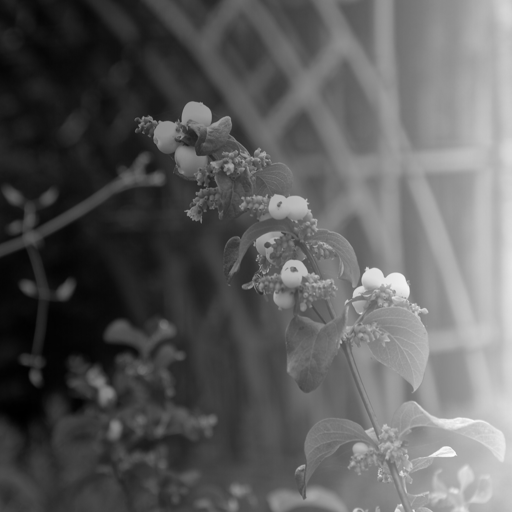
#> input picture clases/Cap08_Segmentación/Notebook/frutos.png, 512 x 512 px
$ jupyter execute EL442_07_TopHat.ipynb   (shell and % lines are left out)
#> lines starting #> are read from the running program, lines starting #| are printed output that depends on the picture; after the words box and inside, x2 and y2 are one past the last pixel; in counts of white or black regions, pixels touching at a corner belong together
[cell 1]
import matplotlib.pyplot as plt
import numpy as np
import cv2

[cell 2]
X = cv2.imread('frutos.png',0)
#> X is the input picture: shape (512, 512); min 0, max 255, mean 92.7
plt.figure(figsize=(10,10))
plt.imshow(X,cmap='gray')
plt.title('original')
plt.show()

[cell 3]
n = 120

Xe = cv2.morphologyEx(X, cv2.MORPH_OPEN, cv2.getStructuringElement(cv2.MORPH_ELLIPSE, (n,n)))
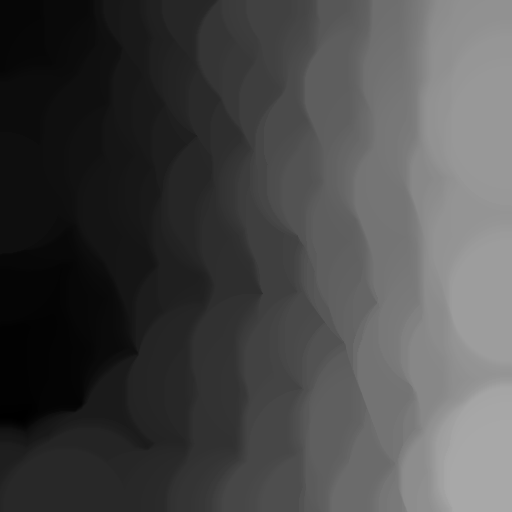
#> Xe: shape (512, 512); min 0, max 168, mean 72.6


plt.figure(figsize=(10,10))
plt.imshow(Xe,cmap='gray')
plt.title('open')
plt.show()

[cell 4]
Xd = X.astype(float) -Xe.astype(float)
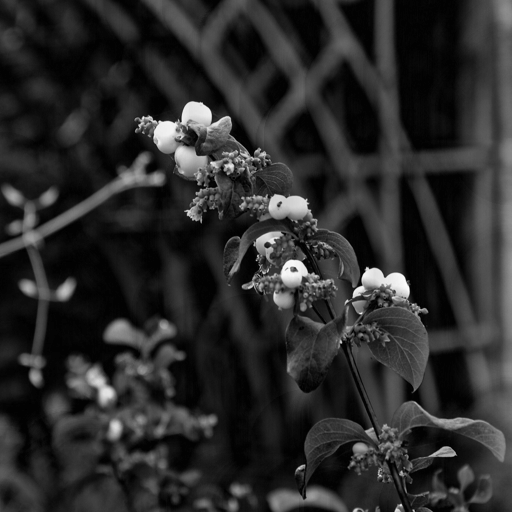
#> Xd: shape (512, 512) float64; min -1, max 123, mean 20.1; drawn with min black and max white
plt.figure(figsize=(10,10))
plt.imshow(Xd,cmap='gray')
plt.title('difference')
plt.show()

[cell 5]
th = 80
D = Xd>th
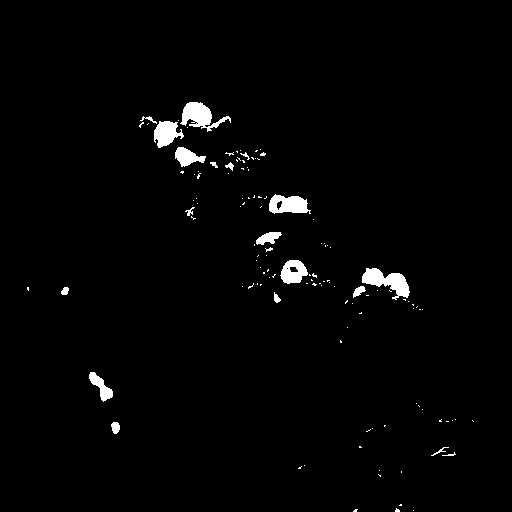
#> D: shape (512, 512) bool; 1.8% white; 123 white regions (104 under 20 px), largest, box (x1, y1, x2, y2) and area: (362, 268, 410, 300) 742, (180, 102, 231, 132) 700, (269, 194, 311, 214) 581
plt.figure(figsize=(10,10))
plt.imshow(D,cmap='gray')
plt.title('detection')
plt.show()

[cell 6]
from skimage import morphology
S = morphology.remove_small_objects(D, min_size=40, connectivity=2)
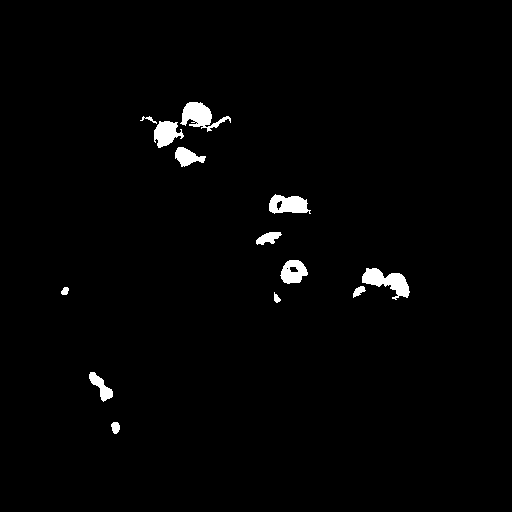
#> S: shape (512, 512) bool; 1.6% white; 13 white regions, largest, box (x1, y1, x2, y2) and area: (362, 268, 410, 300) 742, (180, 102, 231, 132) 700, (269, 194, 311, 214) 581
plt.figure(figsize=(10,10))
plt.imshow(S,cmap='gray')
plt.title('detection')
plt.show()

[cell 7]
from skimage.morphology import binary_dilation
from skimage.segmentation import clear_border


from skimage.color import label2rgb
from skimage.measure import label

def binview(img, mask, color='r', dilate_pixels=1):
    """
    Displays a gray or color image 'img' overlaid by color pixels determined a by binary image 'mask'. It is useful to
    display the edges of an image.

    Args:
        img: gray scale image (X-ray)
        mask: binary image that works as mask
        color: string to define pixel color.
                'r': red (default)
                'g': green
                'b': blue
                'y': yellow
                'c': cyan
                'm': magenta
                'k': black
                'w': white

        dilate_pixels (int): Number of pixels used for dilate the mask.

    Returns:
        img_color (ndarray): output image with a mask overlaid.
    """
#> called with color = 'r', dilate_pixels = 1

    # Defines colors
    # colors = {
    #     'r': np.array([255, 0, 0]),
    #     'g': np.array([0, 255, 0]),
    #     'b': np.array([0, 0, 255]),
    #     'y': np.array([255, 255, 0]),
    #     'c': np.array([0, 255, 255]),
    #     'm': np.array([255, 0, 255]),
    #     'k': np.array([0, 0, 0]),
    #     'w': np.array([255, 255, 255])
    # }
    #
    colors = {
        'r': np.array([1, 0, 0]),
        'g': np.array([0, 1, 0]),
        'b': np.array([0, 0, 1]),
        'y': np.array([1, 1, 0]),
        'c': np.array([0, 1, 1]),
        'm': np.array([1, 0, 1]),
        'k': np.array([0, 0, 0]),
        'w': np.array([1, 1, 1])
    }
    # Create a RGB image from grayscale image.
    img_color = np.dstack((img, img, img))

    # Ensure do not modify the original color image and the mask
    img_color = img_color.copy()

    mask_ = mask.copy()
    # mask_ = dilate(mask_, np.ones((g, g), np.uint8))
    mask_ = binary_dilation(mask_, np.ones((dilate_pixels, dilate_pixels)))

    # Now black-out the area of the mask
    # img_fg = bitwise_and(img, img, mask=mask_)

    # Defines the pixel color used for the mask in the figure.
    cc = colors[color]
    #
    # for i in range(3):
    #     img_color[:, :, i] = cc[i] * img_fg

    # remove artifacts connected to image border
    cleared = clear_border(mask_)
    if np.all(cleared):
        mask_ = cleared

    # label image regions
    label_image = label(mask_)
#> label_image: shape (512, 512) int32; 14 distinct labels, from 0 to 13
    img_color = label2rgb(label_image, image=img_color, colors=[cc], bg_label=0)
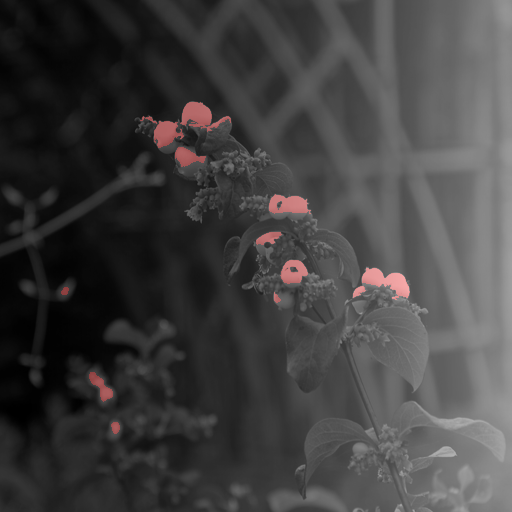
#> img_color: shape (512, 512, 3) float64; mean R, G, B 0.259, 0.254, 0.254

    return img_color  # add(img_color, img_color)

$ run again, with clases/Cap08_Segmentación/Notebook/building.png copied over clases/Cap08_Segmentación/Notebook/frutos.png
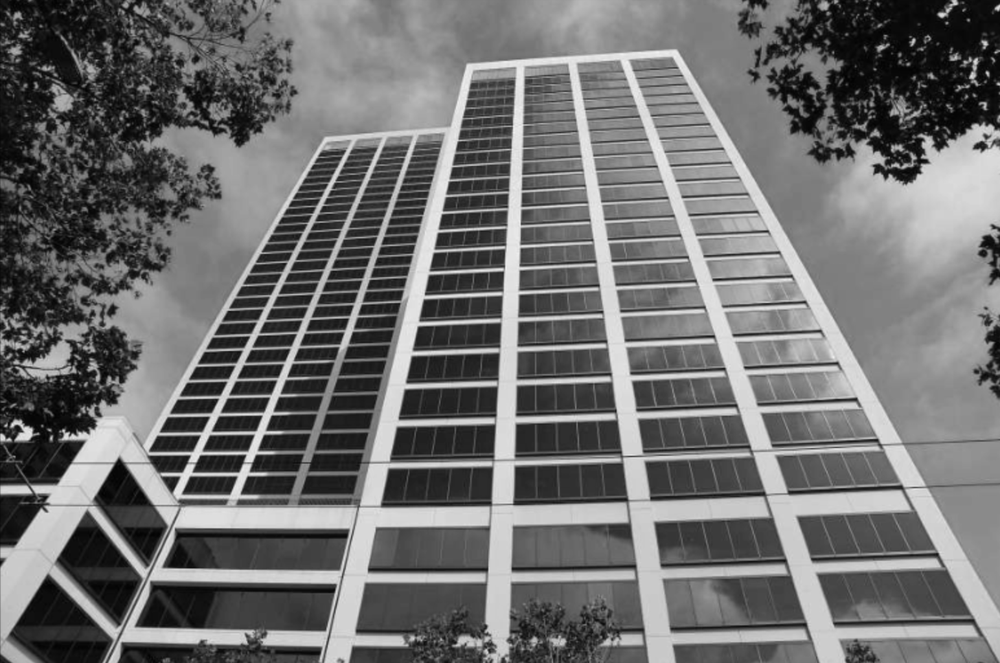
#> input picture clases/Cap08_Segmentación/Notebook/building.png, 1000 x 663 px, shrunk from 1544 x 1024 before the run
#> X is the input picture: shape (663, 1000); min 2, max 241, mean 111
#> `D = Xd>th`:
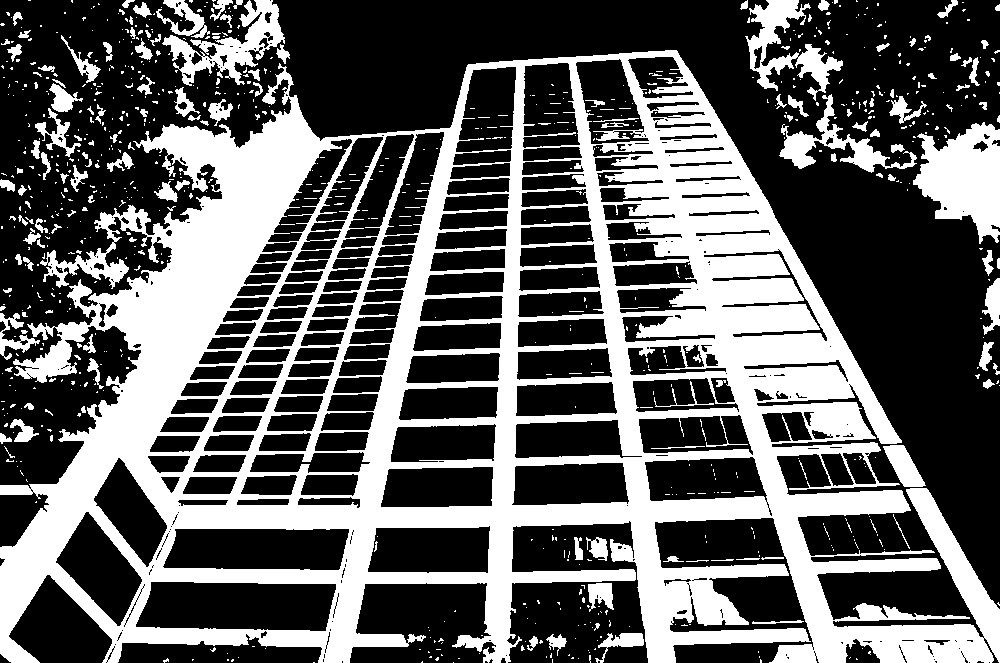
#> D: shape (663, 1000) bool; 37.3% white; 848 white regions (707 under 20 px), largest, box (x1, y1, x2, y2) and area: (0, 50, 1000, 663) 212500, (913, 122, 1000, 244) 6631, (162, 0, 285, 86) 3587
#> cleared: shape (663, 1000) bool; 1.9% white; 73 white regions, largest, box (x1, y1, x2, y2) and area: (779, 94, 917, 173) 2536, (883, 445, 926, 487) 951, (35, 108, 81, 157) 587
#> label_image: shape (663, 1000) int32; 90 distinct labels, from 0 to 89
#> in binview, `img_color = label2rgb(label_image, image=img_color, colors=[cc], bg_la..`:
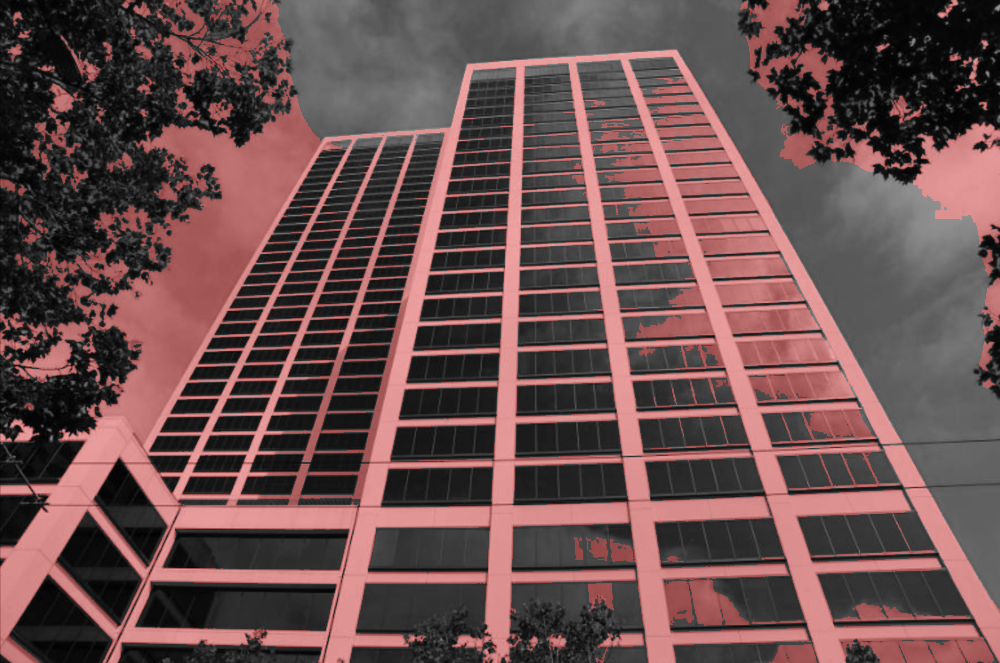
#> img_color: shape (663, 1000, 3) float64; mean R, G, B 0.414, 0.305, 0.305
